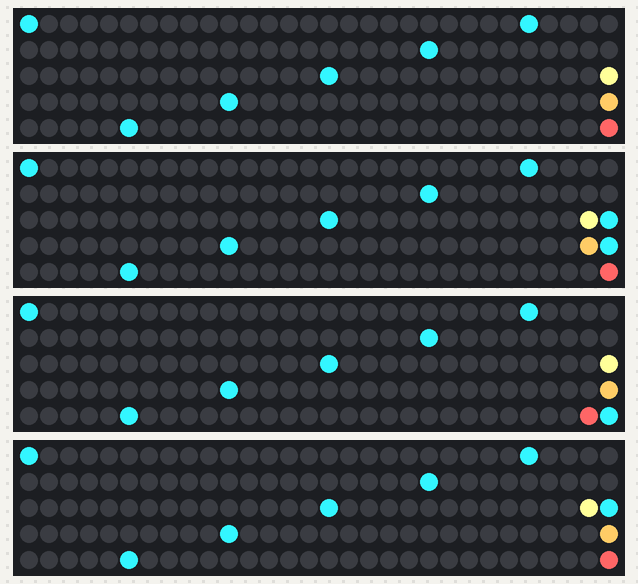
A sketch run on a simulated Arduino Uno, built with avr-gcc and run on an emulated ATmega328P. On the bench: 4 × 150 RGB LEDs in strip order, left to right, continuing on the next row. Random numbers use the default seed unless the sketch sets one.

Above: at 0.03 s.
At 3.49 s:
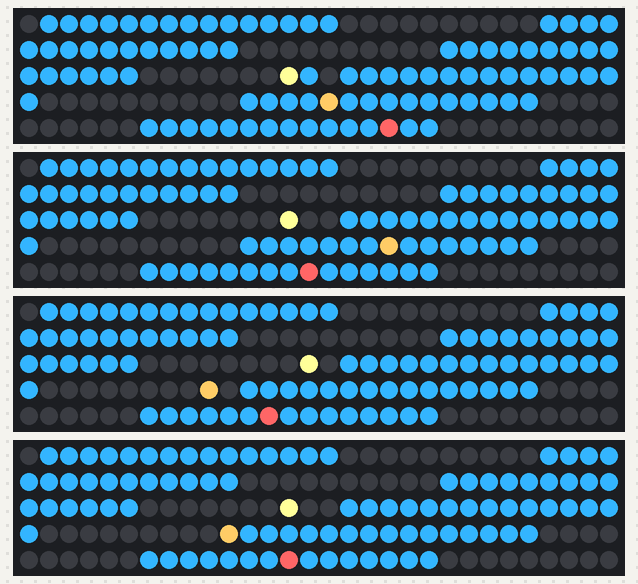
At 5.57 s:
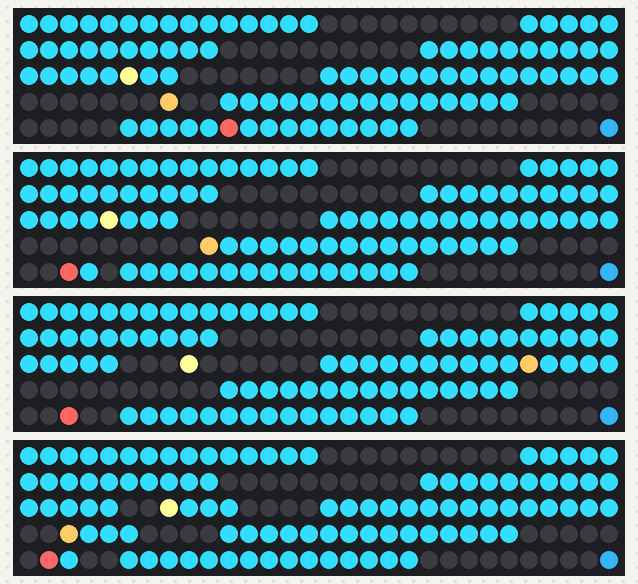
At 21.67 s:
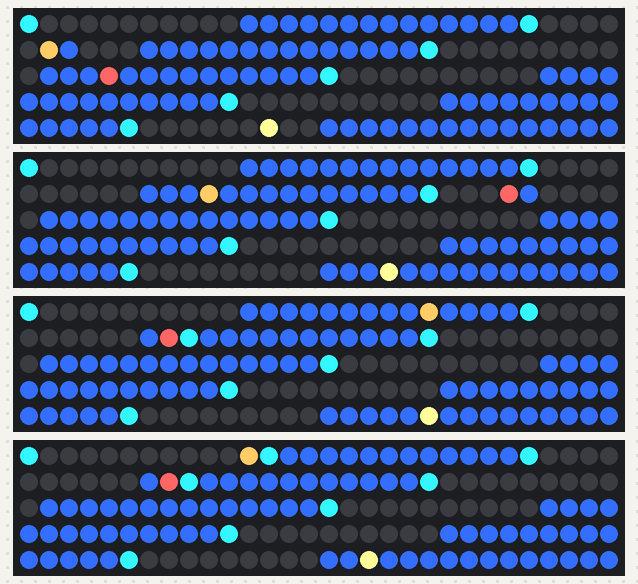
At 36.48 s:
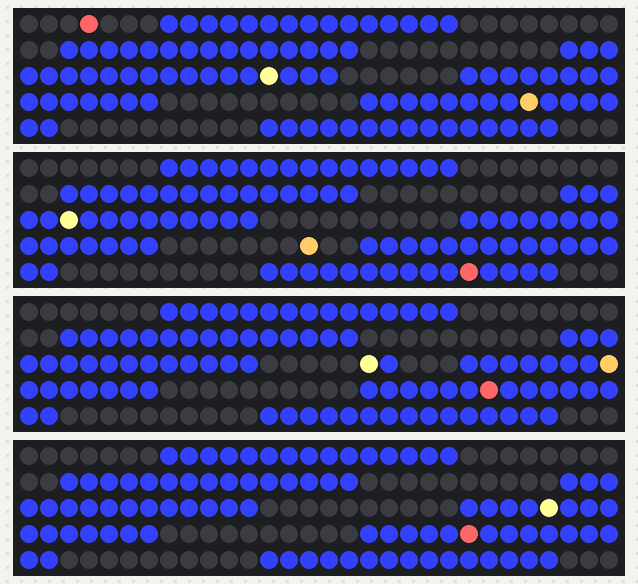
At 39.85 s:
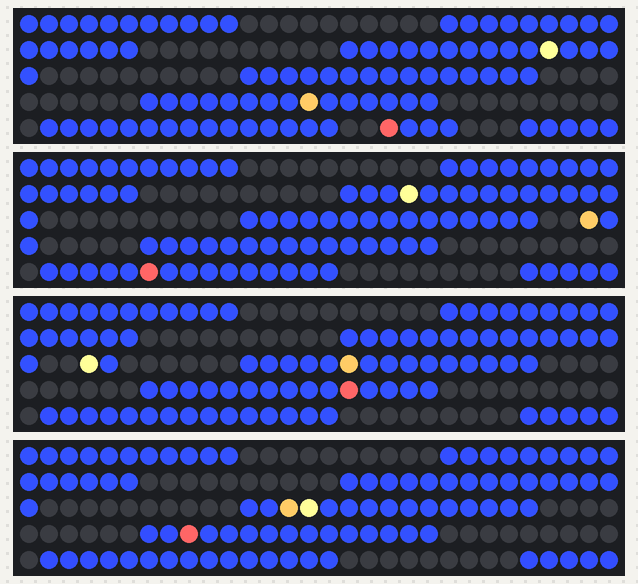

The sketch:

neopixel-blue-stream-short.ino
```cpp
// Blue Stream.

// Waves of blue pulsing down 4 x 30m strands of NeoPixel lights.
// NeoPixel data wires plugged into Arduino pins 0-3, NeoPixel
// ground wires all connected to common ground. NeoPixel power
// lines plugged into 5V 20A brick power supply.

#include <Adafruit_NeoPixel.h>

#define N_LEDS  150     // 5 meter reel @ 30 LEDs/m
#define N_REELS 4       // Use pins 0 through N_REELS-1 to control each reel of NeoPixels
#define N_FISH  3       // Number of fish swimming upstream per reel

Adafruit_NeoPixel strip[N_REELS];
uint16_t fish[N_FISH][N_REELS];
uint32_t fish_color[N_FISH];

uint8_t brightness[N_REELS];

void setup() {
  randomSeed(analogRead(0));  // Initialize random number generator using analog noise

  int initial_fish_spacing = 30;
  for (int p = 0; p < N_REELS; p++) {
    strip[p] = Adafruit_NeoPixel(N_LEDS, p, NEO_GRB + NEO_KHZ800);
    strip[p].begin();

    for (int f = 0; f < N_FISH; f++) {
      fish[f][p]= strip[p].numPixels() - 1 - (f * initial_fish_spacing);
    }

    // Initialize all strips to fully bright
    brightness[p] = 255;

    // Clear the reels
    strip[p].clear();
  }

  fish_color[0] = 0xFF6666;
  fish_color[1] = 0xFFCC66;
  fish_color[2] = 0xFFFF99;

}

void loop() {
  stream(0x33F6FF); // Lighter blue
  stream(0x33B5FF);
  stream(0x33DDFF);
  stream(0x33D1FF);
  stream(0x33CAFF);
  stream(0x33C1FF);
  stream(0x3341FF);
  stream(0x334EFF);
  stream(0x3351FF);
  stream(0x336EFF); // Darker blue
}

static void stream(uint32_t c) {
  uint16_t pixels_to_light = 15;
  uint16_t bands = 6;
  uint16_t band_length = floor(strip[0].numPixels()/bands);

  for(uint16_t i=0; i<band_length; i++) {

    for (int p = 0; p < N_REELS; p++) {
      for (int f = 0; f < N_FISH; f++) {
        strip[p].setPixelColor(fish[f][p], c);   // Erase previous fish with water color

        // Move the fish upstream 2/5 of the time
        if (random(1, 6) < 3) {
          fish[f][p]--;
        }
        // Move the fish back to the bottom of the stream
        if (fish[f][p] == 0) {
          fish[f][p] = strip[p].numPixels()-1;
        }
      }
    }

    // Draw colored blue bands for waves
    for(uint16_t b=0; b<bands; b++) {
      for (int p = 0; p < N_REELS; p++) {
        strip[p].setPixelColor(i+(b*band_length), c);                  // Draw new pixel
        strip[p].setPixelColor(i+(b*band_length)-pixels_to_light, 0);  // Erase pixel a few steps back
      }
    }


    // Erase the last pixels on the strip from the previous run
    if (i<=pixels_to_light) {
      for (int p = 0; p < N_REELS; p++) {
        strip[p].setPixelColor(strip[p].numPixels()-1-pixels_to_light+i, 0);
      }
    }

    // Fish swimming upstream
    for (int p = 0; p < N_REELS; p++) {
      for (int f = 0; f < N_FISH; f++) {
        strip[p].setPixelColor(fish[f][p], fish_color[f]);
      }
    }
/*
    // Vary the brightness of the strips
    for (int p = 0; p < N_REELS; p++) {
      brightness[p] += random(-10, 10);
      if (brightness[p] > 255) {
        brightness[p] = 255;
      }
      if (brightness[p] < 100) {
        brightness[p] = 100;
      }
    }
*/
    for (int p = 0; p < N_REELS; p++) {
      strip[p].setBrightness(brightness[p]);
      strip[p].show();
    }
    delay(60);
  }
}
```
